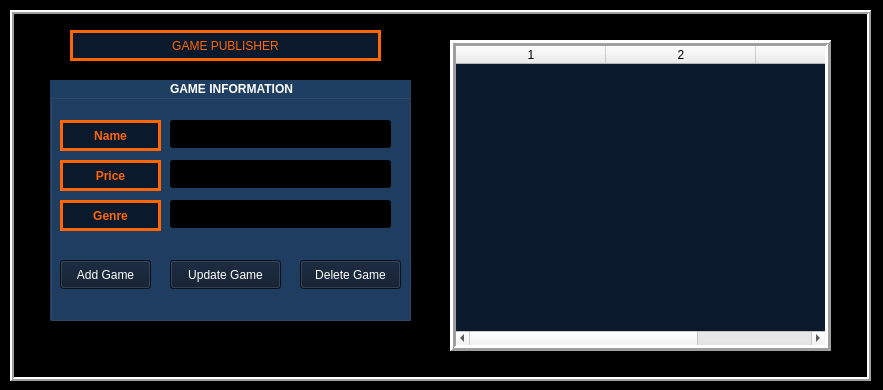
<?xml version="1.0" encoding="UTF-8"?>
<ui version="4.0">
 <class>MainWindow</class>
 <widget class="QMainWindow" name="MainWindow">
  <property name="geometry">
   <rect>
    <x>0</x>
    <y>0</y>
    <width>883</width>
    <height>390</height>
   </rect>
  </property>
  <property name="minimumSize">
   <size>
    <width>883</width>
    <height>390</height>
   </size>
  </property>
  <property name="maximumSize">
   <size>
    <width>883</width>
    <height>390</height>
   </size>
  </property>
  <property name="palette">
   <palette>
    <active>
     <colorrole role="WindowText">
      <brush brushstyle="SolidPattern">
       <color alpha="255">
        <red>255</red>
        <green>101</green>
        <blue>0</blue>
       </color>
      </brush>
     </colorrole>
     <colorrole role="Window">
      <brush brushstyle="SolidPattern">
       <color alpha="255">
        <red>0</red>
        <green>0</green>
        <blue>0</blue>
       </color>
      </brush>
     </colorrole>
    </active>
    <inactive>
     <colorrole role="WindowText">
      <brush brushstyle="SolidPattern">
       <color alpha="255">
        <red>255</red>
        <green>101</green>
        <blue>0</blue>
       </color>
      </brush>
     </colorrole>
     <colorrole role="Window">
      <brush brushstyle="SolidPattern">
       <color alpha="255">
        <red>0</red>
        <green>0</green>
        <blue>0</blue>
       </color>
      </brush>
     </colorrole>
    </inactive>
    <disabled>
     <colorrole role="Base">
      <brush brushstyle="SolidPattern">
       <color alpha="255">
        <red>0</red>
        <green>0</green>
        <blue>0</blue>
       </color>
      </brush>
     </colorrole>
     <colorrole role="Window">
      <brush brushstyle="SolidPattern">
       <color alpha="255">
        <red>0</red>
        <green>0</green>
        <blue>0</blue>
       </color>
      </brush>
     </colorrole>
    </disabled>
   </palette>
  </property>
  <property name="windowTitle">
   <string>Video Game Publisher</string>
  </property>
  <property name="layoutDirection">
   <enum>Qt::LayoutDirection::LeftToRight</enum>
  </property>
  <property name="autoFillBackground">
   <bool>false</bool>
  </property>
  <widget class="QWidget" name="centralwidget">
   <property name="layoutDirection">
    <enum>Qt::LayoutDirection::LeftToRight</enum>
   </property>
   <widget class="QFrame" name="frame">
    <property name="geometry">
     <rect>
      <x>10</x>
      <y>10</y>
      <width>861</width>
      <height>371</height>
     </rect>
    </property>
    <property name="autoFillBackground">
     <bool>false</bool>
    </property>
    <property name="styleSheet">
     <string notr="true"/>
    </property>
    <property name="frameShape">
     <enum>QFrame::Shape::Box</enum>
    </property>
    <property name="frameShadow">
     <enum>QFrame::Shadow::Raised</enum>
    </property>
    <property name="lineWidth">
     <number>2</number>
    </property>
    <widget class="QLabel" name="label">
     <property name="geometry">
      <rect>
       <x>60</x>
       <y>20</y>
       <width>311</width>
       <height>31</height>
      </rect>
     </property>
     <property name="styleSheet">
      <string notr="true">color: rgb(255, 101, 0);
background-color: rgb(11, 25, 44);
font: 700 9pt &quot;SansSerif&quot;;


</string>
     </property>
     <property name="frameShape">
      <enum>QFrame::Shape::Box</enum>
     </property>
     <property name="lineWidth">
      <number>3</number>
     </property>
     <property name="text">
      <string>GAME PUBLISHER</string>
     </property>
     <property name="alignment">
      <set>Qt::AlignmentFlag::AlignCenter</set>
     </property>
    </widget>
    <widget class="QGroupBox" name="publish">
     <property name="enabled">
      <bool>true</bool>
     </property>
     <property name="geometry">
      <rect>
       <x>40</x>
       <y>70</y>
       <width>361</width>
       <height>241</height>
      </rect>
     </property>
     <property name="font">
      <font>
       <family>SansSerif</family>
       <pointsize>9</pointsize>
       <italic>false</italic>
       <bold>true</bold>
      </font>
     </property>
     <property name="autoFillBackground">
      <bool>false</bool>
     </property>
     <property name="styleSheet">
      <string notr="true">font: 700 9pt &quot;SansSerif&quot;;

color: rgb(255, 255, 255);
background-color: rgb(30, 62, 98);</string>
     </property>
     <property name="title">
      <string>GAME INFORMATION</string>
     </property>
     <property name="alignment">
      <set>Qt::AlignmentFlag::AlignCenter</set>
     </property>
     <property name="flat">
      <bool>false</bool>
     </property>
     <property name="checkable">
      <bool>false</bool>
     </property>
     <widget class="QLineEdit" name="nameInput">
      <property name="geometry">
       <rect>
        <x>120</x>
        <y>40</y>
        <width>221</width>
        <height>28</height>
       </rect>
      </property>
      <property name="styleSheet">
       <string notr="true">background-color: rgb(0, 0, 0);

font: 9pt &quot;SansSerif&quot;;
color: rgb(255, 255, 255);</string>
      </property>
     </widget>
     <widget class="QLineEdit" name="priceInput">
      <property name="geometry">
       <rect>
        <x>120</x>
        <y>80</y>
        <width>221</width>
        <height>28</height>
       </rect>
      </property>
      <property name="styleSheet">
       <string notr="true">background-color: rgb(0, 0, 0);
font: 9pt &quot;SansSerif&quot;;
color: rgb(255, 255, 255);</string>
      </property>
     </widget>
     <widget class="QLineEdit" name="genreInput">
      <property name="geometry">
       <rect>
        <x>120</x>
        <y>120</y>
        <width>221</width>
        <height>28</height>
       </rect>
      </property>
      <property name="styleSheet">
       <string notr="true">background-color: rgb(0, 0, 0);
font: 9pt &quot;SansSerif&quot;;
color: rgb(255, 255, 255);</string>
      </property>
     </widget>
     <widget class="QPushButton" name="addGameButton">
      <property name="geometry">
       <rect>
        <x>10</x>
        <y>180</y>
        <width>91</width>
        <height>29</height>
       </rect>
      </property>
      <property name="cursor">
       <cursorShape>PointingHandCursor</cursorShape>
      </property>
      <property name="contextMenuPolicy">
       <enum>Qt::ContextMenuPolicy::ActionsContextMenu</enum>
      </property>
      <property name="autoFillBackground">
       <bool>false</bool>
      </property>
      <property name="styleSheet">
       <string notr="true">background-color: rgb(11, 25, 44);</string>
      </property>
      <property name="text">
       <string>Add Game</string>
      </property>
     </widget>
     <widget class="QPushButton" name="updateGameButton">
      <property name="geometry">
       <rect>
        <x>120</x>
        <y>180</y>
        <width>111</width>
        <height>29</height>
       </rect>
      </property>
      <property name="cursor">
       <cursorShape>PointingHandCursor</cursorShape>
      </property>
      <property name="styleSheet">
       <string notr="true">background-color: rgb(11, 25, 44);</string>
      </property>
      <property name="text">
       <string>Update Game</string>
      </property>
     </widget>
     <widget class="QPushButton" name="deleteGameButton">
      <property name="geometry">
       <rect>
        <x>250</x>
        <y>180</y>
        <width>101</width>
        <height>29</height>
       </rect>
      </property>
      <property name="cursor">
       <cursorShape>PointingHandCursor</cursorShape>
      </property>
      <property name="styleSheet">
       <string notr="true">background-color: rgb(11, 25, 44);</string>
      </property>
      <property name="text">
       <string>Delete Game</string>
      </property>
     </widget>
     <widget class="QLabel" name="label_2">
      <property name="geometry">
       <rect>
        <x>10</x>
        <y>40</y>
        <width>101</width>
        <height>31</height>
       </rect>
      </property>
      <property name="font">
       <font>
        <family>SansSerif</family>
        <pointsize>9</pointsize>
        <italic>false</italic>
        <bold>true</bold>
       </font>
      </property>
      <property name="styleSheet">
       <string notr="true">color: rgb(255, 101, 0);
font: 700 9pt &quot;SansSerif&quot;;
background-color: rgb(11, 25, 44);
</string>
      </property>
      <property name="frameShape">
       <enum>QFrame::Shape::Box</enum>
      </property>
      <property name="lineWidth">
       <number>3</number>
      </property>
      <property name="text">
       <string>Name</string>
      </property>
      <property name="alignment">
       <set>Qt::AlignmentFlag::AlignCenter</set>
      </property>
     </widget>
     <widget class="QLabel" name="label_3">
      <property name="geometry">
       <rect>
        <x>10</x>
        <y>80</y>
        <width>101</width>
        <height>31</height>
       </rect>
      </property>
      <property name="font">
       <font>
        <family>SansSerif</family>
        <pointsize>9</pointsize>
        <italic>false</italic>
        <bold>true</bold>
       </font>
      </property>
      <property name="styleSheet">
       <string notr="true">color: rgb(255, 101, 0);
font: 700 9pt &quot;SansSerif&quot;;
background-color: rgb(11, 25, 44);
</string>
      </property>
      <property name="frameShape">
       <enum>QFrame::Shape::Box</enum>
      </property>
      <property name="lineWidth">
       <number>3</number>
      </property>
      <property name="text">
       <string>Price</string>
      </property>
      <property name="alignment">
       <set>Qt::AlignmentFlag::AlignCenter</set>
      </property>
     </widget>
     <widget class="QLabel" name="label_4">
      <property name="geometry">
       <rect>
        <x>10</x>
        <y>120</y>
        <width>101</width>
        <height>31</height>
       </rect>
      </property>
      <property name="font">
       <font>
        <family>SansSerif</family>
        <pointsize>9</pointsize>
        <italic>false</italic>
        <bold>true</bold>
       </font>
      </property>
      <property name="styleSheet">
       <string notr="true">color: rgb(255, 101, 0);
font: 700 9pt &quot;SansSerif&quot;;
background-color: rgb(11, 25, 44);
</string>
      </property>
      <property name="frameShape">
       <enum>QFrame::Shape::Box</enum>
      </property>
      <property name="lineWidth">
       <number>3</number>
      </property>
      <property name="text">
       <string>Genre</string>
      </property>
      <property name="alignment">
       <set>Qt::AlignmentFlag::AlignCenter</set>
      </property>
     </widget>
    </widget>
    <widget class="QTableWidget" name="gameTable">
     <property name="geometry">
      <rect>
       <x>440</x>
       <y>30</y>
       <width>381</width>
       <height>311</height>
      </rect>
     </property>
     <property name="palette">
      <palette>
       <active>
        <colorrole role="WindowText">
         <brush brushstyle="SolidPattern">
          <color alpha="255">
           <red>0</red>
           <green>0</green>
           <blue>0</blue>
          </color>
         </brush>
        </colorrole>
        <colorrole role="Text">
         <brush brushstyle="SolidPattern">
          <color alpha="255">
           <red>255</red>
           <green>255</green>
           <blue>255</blue>
          </color>
         </brush>
        </colorrole>
        <colorrole role="Base">
         <brush brushstyle="SolidPattern">
          <color alpha="255">
           <red>11</red>
           <green>25</green>
           <blue>44</blue>
          </color>
         </brush>
        </colorrole>
        <colorrole role="Window">
         <brush brushstyle="SolidPattern">
          <color alpha="255">
           <red>255</red>
           <green>255</green>
           <blue>255</blue>
          </color>
         </brush>
        </colorrole>
        <colorrole role="Highlight">
         <brush brushstyle="SolidPattern">
          <color alpha="255">
           <red>0</red>
           <green>0</green>
           <blue>0</blue>
          </color>
         </brush>
        </colorrole>
       </active>
       <inactive>
        <colorrole role="WindowText">
         <brush brushstyle="SolidPattern">
          <color alpha="255">
           <red>0</red>
           <green>0</green>
           <blue>0</blue>
          </color>
         </brush>
        </colorrole>
        <colorrole role="Text">
         <brush brushstyle="SolidPattern">
          <color alpha="255">
           <red>255</red>
           <green>255</green>
           <blue>255</blue>
          </color>
         </brush>
        </colorrole>
        <colorrole role="Base">
         <brush brushstyle="SolidPattern">
          <color alpha="255">
           <red>11</red>
           <green>25</green>
           <blue>44</blue>
          </color>
         </brush>
        </colorrole>
        <colorrole role="Window">
         <brush brushstyle="SolidPattern">
          <color alpha="255">
           <red>255</red>
           <green>255</green>
           <blue>255</blue>
          </color>
         </brush>
        </colorrole>
        <colorrole role="Highlight">
         <brush brushstyle="SolidPattern">
          <color alpha="255">
           <red>0</red>
           <green>0</green>
           <blue>0</blue>
          </color>
         </brush>
        </colorrole>
       </inactive>
       <disabled>
        <colorrole role="Base">
         <brush brushstyle="SolidPattern">
          <color alpha="255">
           <red>255</red>
           <green>255</green>
           <blue>255</blue>
          </color>
         </brush>
        </colorrole>
        <colorrole role="Window">
         <brush brushstyle="SolidPattern">
          <color alpha="255">
           <red>255</red>
           <green>255</green>
           <blue>255</blue>
          </color>
         </brush>
        </colorrole>
       </disabled>
      </palette>
     </property>
     <property name="layoutDirection">
      <enum>Qt::LayoutDirection::LeftToRight</enum>
     </property>
     <property name="frameShape">
      <enum>QFrame::Shape::Box</enum>
     </property>
     <property name="frameShadow">
      <enum>QFrame::Shadow::Raised</enum>
     </property>
     <property name="lineWidth">
      <number>3</number>
     </property>
     <property name="editTriggers">
      <set>QAbstractItemView::EditTrigger::NoEditTriggers</set>
     </property>
     <property name="selectionBehavior">
      <enum>QAbstractItemView::SelectionBehavior::SelectRows</enum>
     </property>
     <property name="gridStyle">
      <enum>Qt::PenStyle::NoPen</enum>
     </property>
     <property name="rowCount">
      <number>0</number>
     </property>
     <property name="columnCount">
      <number>3</number>
     </property>
     <attribute name="horizontalHeaderCascadingSectionResizes">
      <bool>false</bool>
     </attribute>
     <attribute name="horizontalHeaderMinimumSectionSize">
      <number>38</number>
     </attribute>
     <attribute name="horizontalHeaderDefaultSectionSize">
      <number>150</number>
     </attribute>
     <attribute name="horizontalHeaderShowSortIndicator" stdset="0">
      <bool>false</bool>
     </attribute>
     <attribute name="verticalHeaderShowSortIndicator" stdset="0">
      <bool>false</bool>
     </attribute>
     <column/>
     <column/>
     <column/>
    </widget>
   </widget>
  </widget>
 </widget>
 <resources/>
 <connections/>
</ui>
